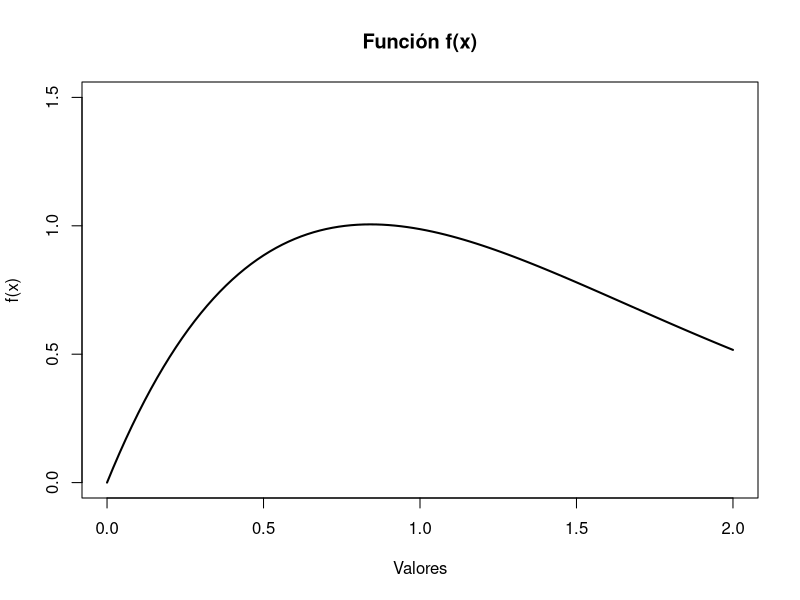
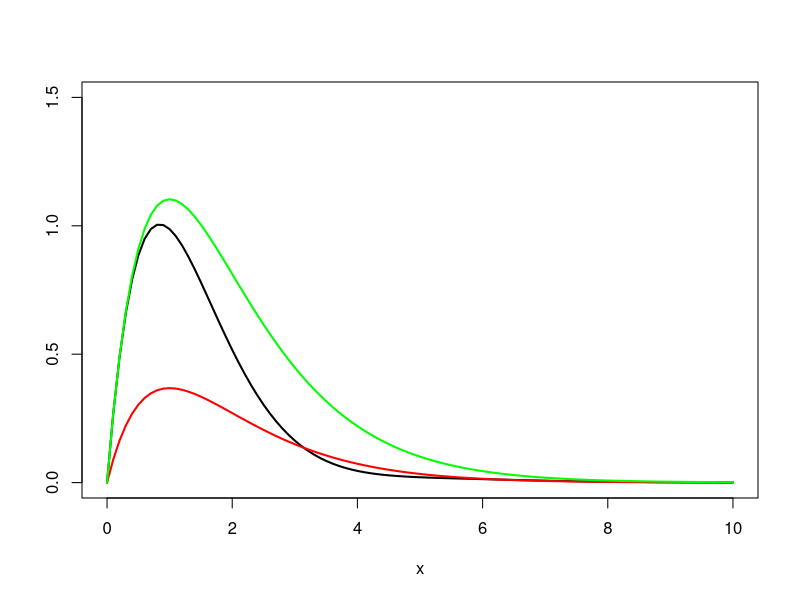
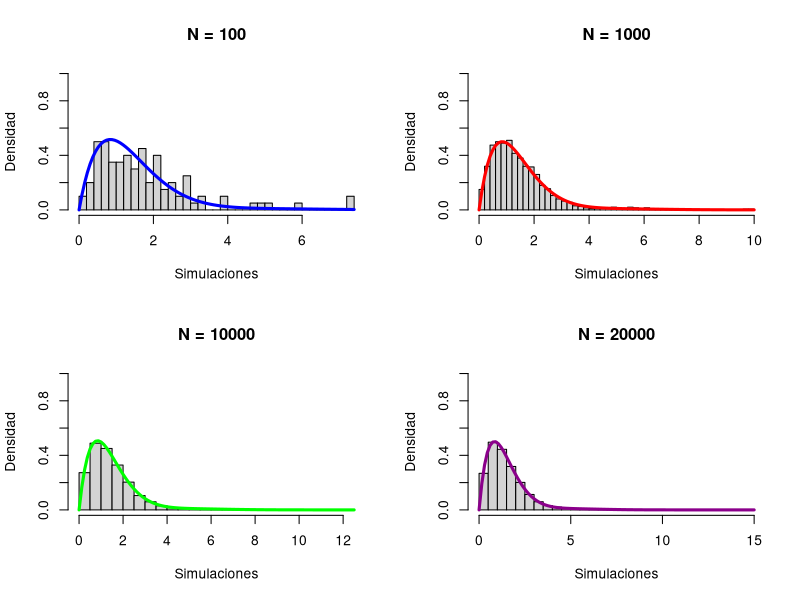
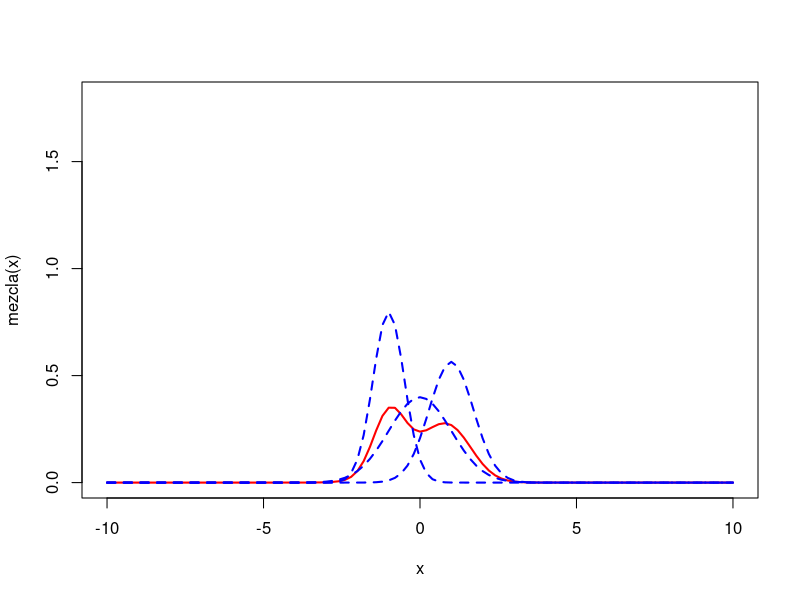
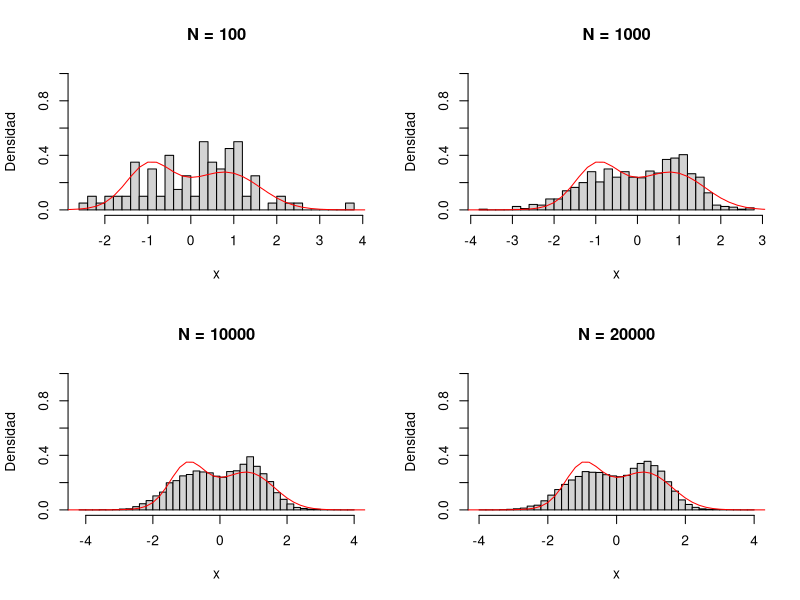
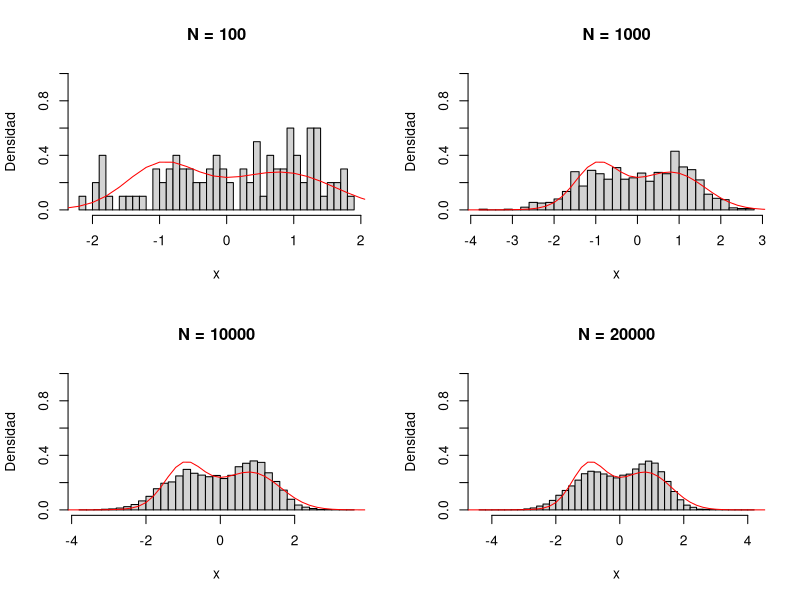
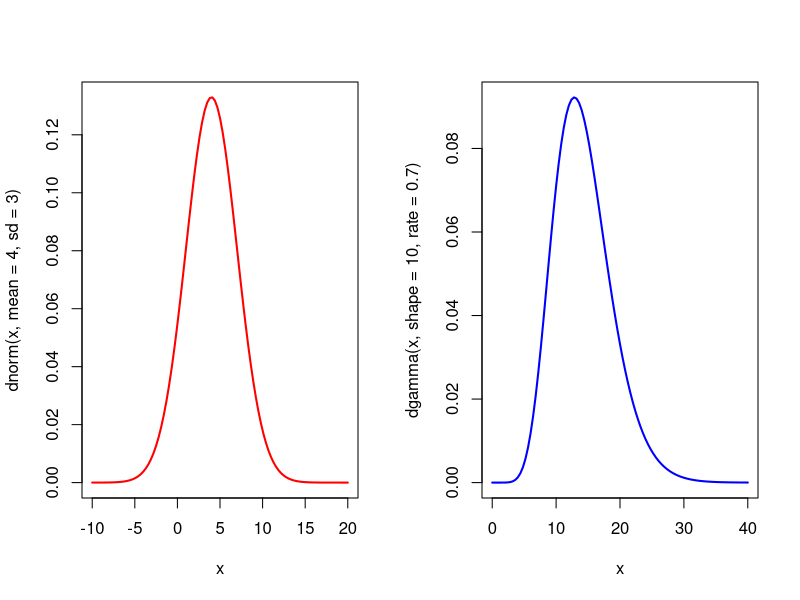

The R source for these figures, in order: (Note: a time limit stopped this script after it produced the figures.)
# Código tarea 2 - EYP2117
# Maximiliano Medina

# Pregunta 1 ------------------------------------------------------
## a)----

fx <- function(x){
  fx <- (x+(2*sin(x)))/(exp(x))
  return(fx)
}

curve(fx, from = 0, to = 2, ylim = c(0,1.5),
      main = "Función f(x)",
      ylab = "f(x)", xlab = "Valores",
      lwd = 2)
## b) ----
# Proponemos una densidad gamma con shape = 2

f_g <- function(x){
  f_g <- fx(x)/dgamma(x, shape = 2)
  return(f_g)
}

optim <- optimise(f_g, maximum = TRUE, interval = c(0,2))
(cc <- optim$objective) 


## c)----
curve(fx, from = 0, to = 10, lwd = 2, ylim = c(0,1.5), ylab = "" )

curve(dgamma(x,shape = 2), from = 0, to = 10,lwd = 2,
      add =TRUE, col = "red")

curve(cc*dgamma(x,shape = 2), from = 0, to = 10,lwd = 2,
      add =TRUE, col = "green")


## d)----
acep_rech <- function(n){
  aceptados <- 0
  rechazados <- 0
  simulaciones <- c()
  
  while(length(simulaciones) < n){
    y <- rgamma(1, shape = 2)
    u <- runif(1)
    
    if(u <=(1/cc)*fx(y)/dgamma(y, shape = 2)){
      aceptados <- aceptados + 1
      simulaciones <- append(simulaciones, y)
    }else{
      rechazados <- rechazados +1
    }
  }
  tasa_acep <- aceptados/(aceptados + rechazados)
  
  const_norm <- 1/(cc*tasa_acep)
  
  return(list(simulaciones,tasa_acep,const_norm))
}


## e)----

par(mfrow = c(2,2))

N <- 100
test_1 <- acep_rech(N)
hist(test_1[[1]], probability = TRUE, breaks = 40, ylim = c(0,1),
     ylab = "Densidad", xlab = "Simulaciones",
     main = "N = 100")
curve(fx(x)*test_1[[3]],lwd = 3,
      add =TRUE, col = "blue")

N <- 1000
test_2 <- acep_rech(N)
hist(test_2[[1]], probability = TRUE, breaks = 40, ylim = c(0,1),
     ylab = "Densidad", xlab = "Simulaciones",
     main = "N = 1000")
curve(fx(x)*test_2[[3]],lwd = 3,
      add =TRUE, col = "red")

N <- 10000
test_3 <- acep_rech(N)
hist(test_3[[1]], probability = TRUE, breaks = 40, ylim = c(0,1),
     ylab = "Densidad", xlab = "Simulaciones",
     main = "N = 10000")
curve(fx(x)*test_3[[3]],lwd = 3,
      add =TRUE, col = "green")

N <- 20000
test_4 <- acep_rech(N)
hist(test_4[[1]], probability = TRUE, breaks = 45, ylim = c(0,1),
     ylab = "Densidad", xlab = "Simulaciones",
     main = "N = 20000")
curve(fx(x)*test_4[[3]],lwd = 3,
      add =TRUE, col = "darkmagenta")

# Pregunta 2 ------------------------------------------------------
## a) ----

mezcla <- function(x){
  mez <- 1/3*dnorm(x, mean = -1, sd = 1/2) +
    1/3*dnorm(x, mean = 0, sd = 1) +
    1/3*dnorm(x, mean = 1, sd = sqrt(1/2))
  return(mez)
}

par(mfrow =c(1,1))

curve(mezcla(x), from = -10, to = 10, lwd = 2, col = "red", ylim = c(0,1.8))

curve(dnorm(x, mean = -1, sd = 1/2), lwd = 2,lty = 2, add = TRUE, col = "blue")

curve(dnorm(x, mean = 0, sd = 1), lwd = 2, lty = 2, add = TRUE, col = "blue")

curve(dnorm(x, mean = 1, sd = sqrt(1/2)), lwd = 2,lty = 2, add = TRUE, col = "blue")

## b)----

polar.method <- function(N){
  #Notar que el método polar solo genera para N par
  simulaciones <- c()
  while(length(simulaciones) < N){
    U1 <- runif(1)
    U2 <- runif(1)
    
    v1 <- 2*U1-1
    v2 <- 2*U2-1
    
    s <- v1^2+v2^2
    
    if(s<=1){
      X <- v1*(-2*log(s)/s)^{1/2}
      Y <- v2*(-2*log(s)/s)^{1/2}
      
      simulaciones <- append(simulaciones, c(X,Y))
      
    }
  }
  return(simulaciones)
}

composicion <- function(N){
  vars <- polar.method(N)
  comp <- c()
  for(i in 1:N){
    U <- runif(1)
    if(U < 1/3){
      see <- vars[i]*(1/2)-(-1)
      comp <- append(comp,see)
    }
    if(U>1/3 & U < 2/3){
      comp <- append(comp, vars[i])
    }
    if(U > 2/3){
      see <- vars[i]*(sqrt(1/2))-(1)
      comp <- append(comp, see)
    }
  }
  return(comp)
}

## c)----

par(mfrow = c(2,2))

N <- 100
hist(composicion(N), probability = TRUE, main ="N = 100",
     xlab = "x", ylab = "Densidad", breaks = 40, ylim = c(0,1))
curve(mezcla, from = -10, to = 10, add = T, col = "red")

N <- 1000
hist(composicion(N), probability = TRUE, main ="N = 1000",
     xlab = "x", ylab = "Densidad", breaks = 40, ylim = c(0,1))
curve(mezcla, from = -10, to = 10, add = T, col = "red")


N <- 10000
hist(composicion(N), probability = TRUE, main ="N = 10000",
     xlab = "x", ylab = "Densidad", breaks = 40, ylim = c(0,1))
curve(mezcla, from = -10, to = 10, add = T, col = "red")


N <- 20000
hist(composicion(N), probability = TRUE, main ="N = 20000",
     xlab = "x", ylab = "Densidad", breaks = 40, ylim = c(0,1))
curve(mezcla, from = -10, to = 10, add = T, col = "red")


## d)----

box.muller <- function(N){
  sims <- c()
  for(i in 1:N){
    U <- runif(1)
    V <- runif(1)
    
    X <- sqrt(-2*log(1-U))*cos(2*pi*V)
    Y <- sqrt(-2*log(1-U))*sin(2*pi*V)
    
    sims <- c(sims,c(X,Y))
  }
  return(sims)
}

composicion <- function(N){
  vars <- box.muller(N)
  comp <- c()
  for(i in 1:N){
    U <- runif(1)
    if(U < 1/3){
      see <- vars[i]*(1/2)-(-1)
      comp <- append(comp,see)
    }
    if(U>1/3 & U < 2/3){
      comp <- append(comp, vars[i])
    }
    if(U > 2/3){
      see <- vars[i]*(sqrt(1/2))-(1)
      comp <- append(comp, see)
    }
  }
  return(comp)
}

## e)----

par(mfrow = c(2,2))

N <- 100
hist(composicion(N), probability = TRUE, main ="N = 100",
     xlab = "x", ylab = "Densidad", breaks = 40, ylim = c(0,1))
curve(mezcla, from = -10, to = 10, add = T, col = "red")

N <- 1000
hist(composicion(N), probability = TRUE, main ="N = 1000",
     xlab = "x", ylab = "Densidad", breaks = 40, ylim = c(0,1))
curve(mezcla, from = -10, to = 10, add = T, col = "red")


N <- 10000
hist(composicion(N), probability = TRUE, main ="N = 10000",
     xlab = "x", ylab = "Densidad", breaks = 40, ylim = c(0,1))
curve(mezcla, from = -10, to = 10, add = T, col = "red")


N <- 20000
hist(composicion(N), probability = TRUE, main ="N = 20000",
     xlab = "x", ylab = "Densidad", breaks = 40, ylim = c(0,1))
curve(mezcla, from = -10, to = 10, add = T, col = "red")



## f)----

#En quarto


# Pregunta 3--------------------------------------------------------
## a)----

par(mfrow = c(1,2))
curve(dnorm(x, mean = 4, sd = 3), from = -10, to = 20, lwd = 2, col = "red")
curve(dgamma(x, shape = 10, rate = 0.7), from = 0, to = 40, lwd = 2, col = "blue")

## b)----
fx <- function(x){
  fx <- x^(10-1)*exp(-0.7*x)
  return(fx)
}


f_g <- function(x){ 
  f_g <- dgamma(x,shape = 10,rate = 0.7)/dweibull(x,shape = 2.5, scale = 13)
  return(f_g)
}

oo <- optimise(function(x){dgamma(x,shape = 10,rate = 0.7)/dweibull(x,shape = 2.5, scale = 13)}, maximum = TRUE, lower = 0,upper = 30)

optim <- optimize(f_g, maximum = TRUE, lower = 0, upper = 100) 
cc <- optim$objective

### ESPERAR ANUNCIO DE PROFE, PROBABLEMENTE ESTE MALO EL ENUNCIADO, MIENTRAS TRABAJAR CON C(0,30) COMO INTERVALO

simu_gamma <- function(N){
  aceptados <- 0
  rechazados <- 0
  simulaciones <- c()
  
  while(length(simulaciones) < N){
    y <- rweibull(1,shape = 2.5, scale = 13)
    u <- runif(1)
    
    if(u <=(1/cc)*fx(y)/dweibull(y,shape = 2.5, scale = 13)){
      aceptados <- aceptados + 1
      simulaciones <- append(simulaciones, y)
    }else{
      rechazados <- rechazados + 1
    }
  }
  tasa_aceptacion <- aceptados/(aceptados+rechazados)
  return(list(simulaciones, tasa_aceptacion))
}

simu_gamma(10)


## c)----
par(mfrow=c(2,2))
N <- 100

p1 <- 0
caso_1 <- func_mez(N,p1)
hist(caso_1)# ver bien el dominio
curve()# ACA VA LA GAMMA MULTIPLICADA POR M, QUE TENGO QUE CALCULARLO XLAXUXA

p1 <- 0.5
caso_2 <- func_mez(N,p1)

p1 <- 1
caso_3 <- func_mez(N,p1)

## d)----
